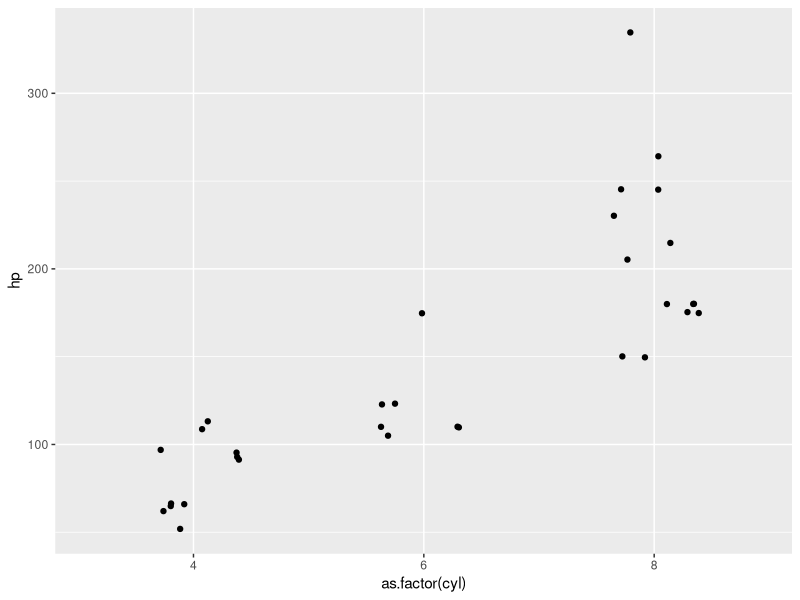
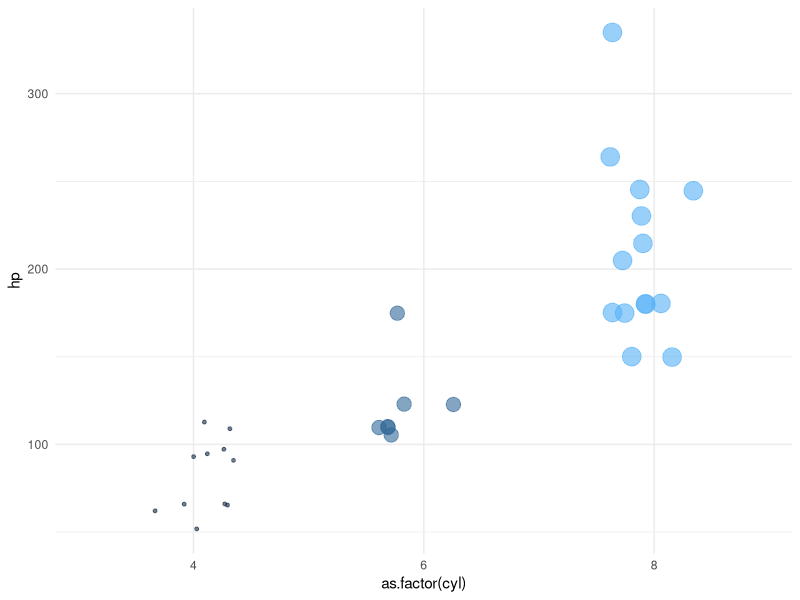
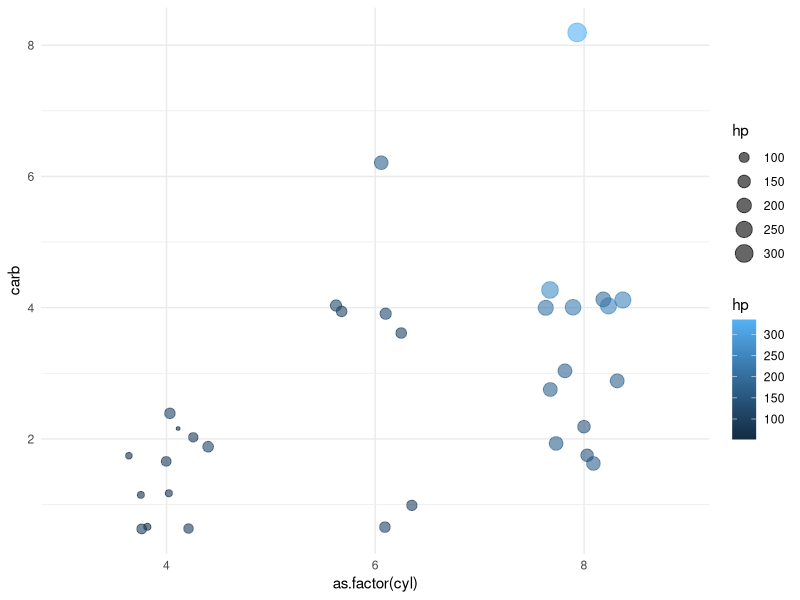

Write the R code that produced these figures, in order.
## ---- chunk 1
#install.packages("ggplot2")
library(ggplot2)
## ---- chunk 2
data("mtcars")

ggplot(data = mtcars, 
       aes(x = as.factor(cyl),
           y = hp)) + 
  geom_jitter(width = .2)
## ---- chunk 3
ggplot(data = mtcars, 
       aes(x = as.factor(cyl),
           y = hp, 
           size = cyl,
           color = cyl)) + 
  geom_jitter(width = .2, alpha = .6) +
  theme_minimal() +
  theme(legend.position = "none")
## ---- chunk 4

ggplot(data = mtcars, 
       aes(x = as.factor(cyl),
           y = carb, 
           size = hp,
           color = hp)) + 
  geom_jitter(width = .2, alpha = .6) +
  theme_minimal() 
  #facet_grid(~as.factor(carb))
  #theme(legend.position = "none")
## ---- chunk 5


## ---- chunk 6

## ---- chunk 7

## ---- chunk 8

## ---- chunk 9

